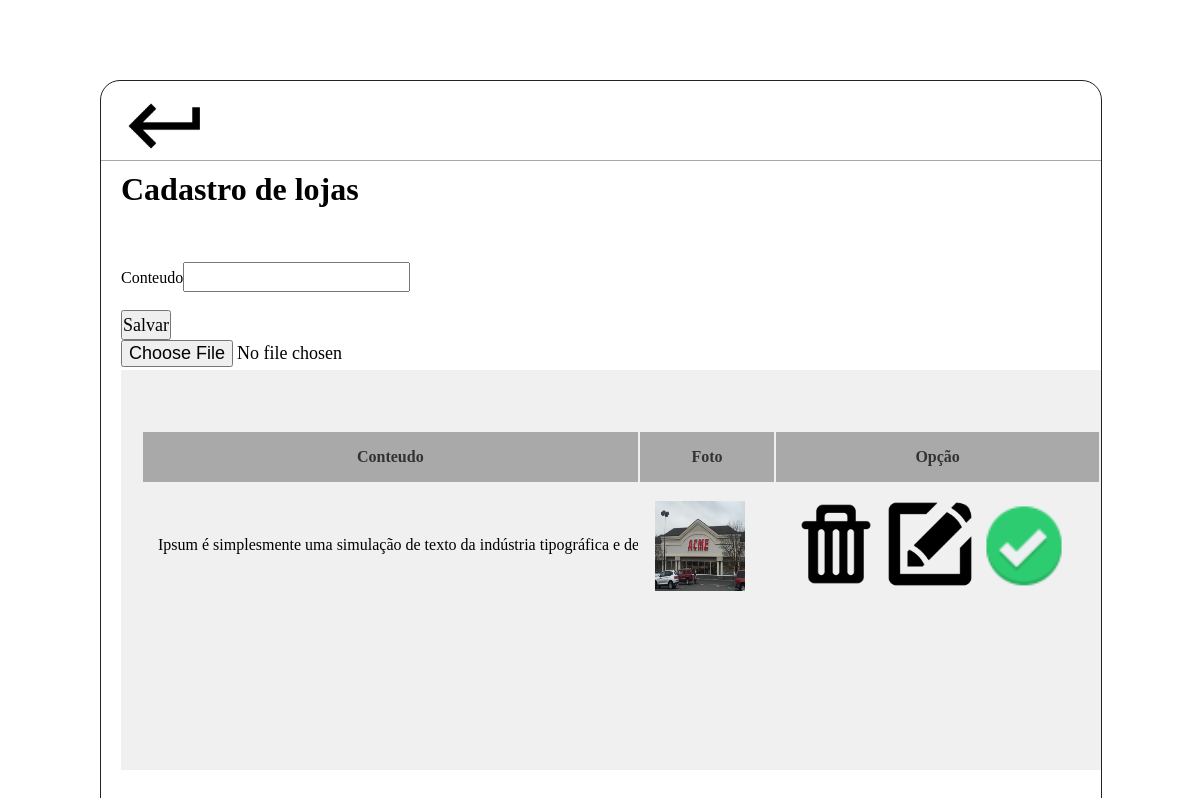
The page /diretorio_pastas/cms/gerenciar_sobre.php (signed in) on the database its author committed.
### tables this page shows
CREATE TABLE `tbl_sobre` (
  `id` int(11) NOT NULL AUTO_INCREMENT,
  `conteudo` mediumtext NOT NULL,
  `imagem` varchar(300) NOT NULL,
  `ativo` tinyint(1) NOT NULL DEFAULT '0',
  PRIMARY KEY (`id`)
);

### diretorio_pastas/cms/gerenciar_sobre.php (the view, shortened to what this page needs)
<?php
    $botao = "Salvar";
    $conteudo = null;
    $conexao = conexaoMysql();
?>
<html lang="pt-br">
	<head>
        <link rel="stylesheet" type="text/css" href="css/style.css">
    </head>
    <body>
        <div id="tamanho_centralizar" class="center">
            <div id="cms">
                <div id='cadastros'>
                        <a href="index.php">
                            <img  alt='voltar' title='voltar' src="imagens/icones/return.png">
                        </a>
                        <h1>Cadastro de lojas</h1>
            <form id="frmCadastro" name="frmCadastro" method="post" action="gerenciar_sobre.php" enctype="multipart/form-data"><br><br><br>
                Conteudo<input type="text" name="txtconteudo" value="<?php echo($conteudo)?>" ><br><br>
            <input type="submit" value="<?php echo ($botao); ?>" id="btnSalvar" name="btnSalvar"><br>
                <input type="file" name="flefotos"><br>
                <div id='scroll_tabela'>
                    <table class='tabela_sobre'>
                    <th class='inform_fale_conosco'>Conteudo</th>
                    <th class='inform_fale_conosco'>Foto</th>
                    <th class='inform_fale_conosco'>Opção</th>
                    <?php
                        $sql="select * from tbl_sobre";
                        $select = mysqli_query($conexao, $sql);
                        while($rs=mysqli_fetch_array($select))
                    {
                        if($rs['ativo']== 0){
                            $icone = "check1.png";
                        }else{
                            $icone = "check.png";
                        }
                    ?>
                    <tr>
                        <td>
                            <p><?php echo($rs["conteudo"]);?></p>
                        </td>
                        <td>
                            <img class="foto" src="../imagens/sobre/<?php
                            echo($rs["imagem"]);?>">
                        </td>
                        <td id='icon_table'>
                            <a href="gerenciar_sobre.php?modo=excluir&codigo=<?php echo($rs['id'])?>&foto=<?php echo($rs['imagem'])?>"  onclick="return confirm('Deseja realmente excluir');"><img alt="excluir" src='imagens/icones/deletar.png'></a>
                            <a href="gerenciar_sobre.php?modo=editar&codigo=<?php echo($rs['id'])?>"><img src="imagens/icones/edit.png" alt="editar"></a>
                            <a href="gerenciar_sobre.php?status=<?php echo ($rs['ativo']); ?>&codigo=<?php echo($rs['id'])?>"><img src="../imagens/icones/<?php echo($icone) ?>"></a>
                        </td>
                    </tr>
                    <?php
                        }
                    ?>
            </table>
                </div>
            </form>
        </div>
            </div>
        </div>
    </body>
</html>

### diretorio_pastas/cms/css/style.css (style rules this page uses)
* { margin: 0px; padding: 0px; font-family: verdana; }
body { width: 100%; height: 100%; }
#tamanho_centralizar { width: 1000px; }
.center { margin-left: auto; margin-right: auto; }
#cms { width: 1000px; height: 800px; border-radius: 20px 20px 20px 20px; border: 1px solid #222; margin-top: 80px; background-color: #fff; float: left; z-index: 1; }
.inform_fale_conosco { width: 225px; height: 30px; font-size: 16px; background-color:darkgrey; color: #333; }
.tabela_sobre tr { width: 100%; height: 40px; }
.tabela_sobre th { padding: 15px; height: 30px; width: 10%; white-space: nowrap; word-wrap:break-word; }
.tabela_sobre td { padding: 15px; height: 40px; width: 10%; white-space: nowrap; word-wrap:break-word; overflow: hidden; text-overflow: ellipsis; }
.tabela_sobre p { width: 450px; height: 20px; }
#icon_table img { width: 40px; height: 40px; }
#cadastros { width: 100%; height: 80px; padding-left: 20px; box-sizing: border-box; border-bottom: solid 1px darkgrey; }
#cadastros img { width: 90px; height: 90px; }
#cadastros tr { width: 100%; height: 50px; }
#cadastros table { margin-top: 60px; margin-left: 20px; }
#cadastros span, input, select { font-size: 18px; height: 30px }
#scroll_tabela { width: 980px; height: 400px; background-color: #f0f0f0; overflow: scroll; }

### rows shown on the page
tbl_sobre: conteudo "Ipsum é simplesmente uma simulação de texto da indústria tipográfic…", imagem (picture)
